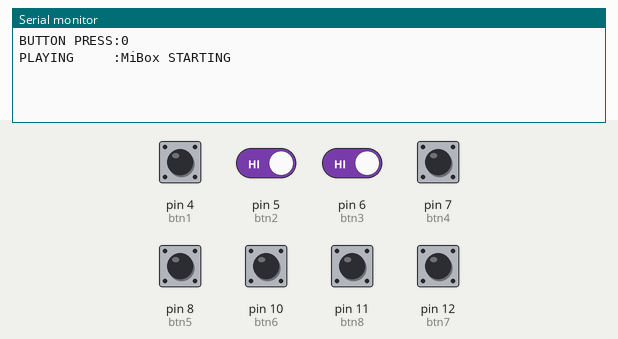
The sketch below on a simulated Arduino Uno, built with avr-gcc and run on an emulated ATmega328P. On the bench: the last lines printed to the serial monitor. Inputs (shaded band) come from the test bench; at power-on: pin 4 (btn1), pin 5 (btn2), pin 6 (btn3), pin 7 (btn4), pin 8 (btn5), pin 10 (btn6), pin 11 (btn8), pin 12 (btn7) HIGH. The audio player accepts every command and is not drawn.

Above: at 4.2 s.
4.3 s: pin 4 (btn1) pulled LOW for 0.15 s
At 5.3 s:
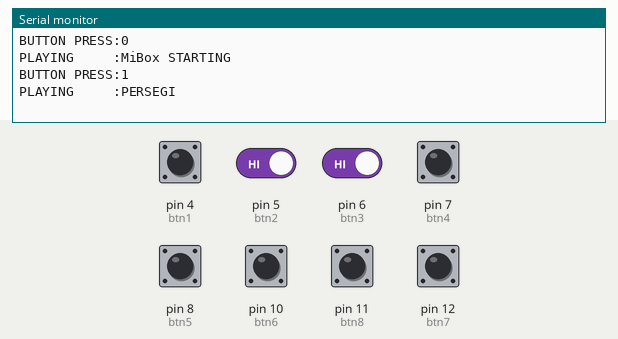
5.9 s: pin 4 (btn1) driven LOW and pin 5 (btn2) driven LOW
At 8.5 s:
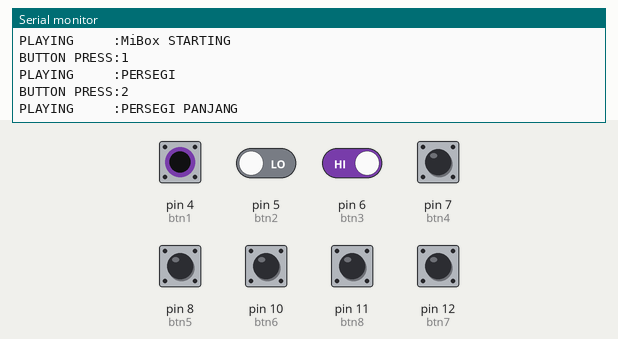
8.8 s: pin 5 (btn2) driven HIGH and pin 6 (btn3) driven LOW
At 10.9 s:
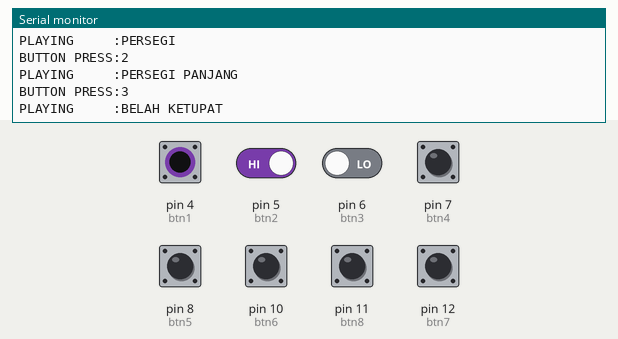
Timing chart, 0 to 12.4 s (numbered marks = the images above; inputs shaded):
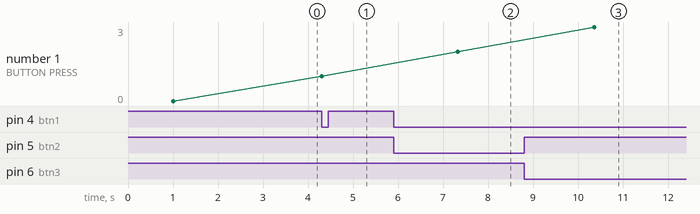

The sketch:

miboxv2.ino
```cpp
/*
  Firmansyah Wahyu @2023
  CODE: https://github.com/bywahjoe/mibox
*/
#include <SoftwareSerial.h>
#include "Arduino.h"
#include "DFRobotDFPlayerMini.h"
#include "pinku.h"

DFRobotDFPlayerMini mp3;
SoftwareSerial mySerial(myRX, myTX);

#define button1 digitalRead(btn1)
#define button2 digitalRead(btn2)
#define button3 digitalRead(btn3)
#define button4 digitalRead(btn4)
#define button5 digitalRead(btn5)
#define button6 digitalRead(btn6)
#define button7 digitalRead(btn7)
#define button8 digitalRead(btn8)

String view[9] = {
  "MiBox STARTING",     //9
  "PERSEGI",            //1
  "PERSEGI PANJANG",    //2
  "BELAH KETUPAT",      //3
  "LAYANG LAYANG",      //4
  "SEGITIGA SAMA SISI", //5
  "TRAPESIUM SAMA KAKI",//6
  "JAJAR GENJANG",      //7
  "LINGKARAN"           //8
  };

//Setting
int setDelay = 3000;
int setVolume = 30; //0-30

void setup() {
  // put your setup code here, to run once:
  Serial.begin(9600);
  mySerial.begin(9600);
  mp3.begin(mySerial,true,true);
  mp3.volume(setVolume);

  delay(500);
  play(0);

  pinMode(btn1, INPUT_PULLUP);
  pinMode(btn2, INPUT_PULLUP);
  pinMode(btn3, INPUT_PULLUP);
  pinMode(btn4, INPUT_PULLUP);
  pinMode(btn5, INPUT_PULLUP);
  pinMode(btn6, INPUT_PULLUP);
  pinMode(btn7, INPUT_PULLUP);
  pinMode(btn8, INPUT_PULLUP);

  delay(2000);
//  while(1);
}

void loop() {
  // put your main code here, to run repeatedly:

  //-->Debug
  //Serial.print("DEBUG:");
  //Serial.print(!button1);Serial.print(!button2);Serial.print(!button3);Serial.print(!button4);
  //Serial.print(!button5);Serial.print(!button6);Serial.print(!button7);Serial.println(!button8);

  if (!button1) {
    play(1);
    delay(setDelay);
  }
  if (!button2) {
    play(2);
    delay(setDelay);
  }
  if (!button3) {
    play(3);
    delay(setDelay);
  }
  if (!button4) {
    play(4);
    delay(setDelay);
  }
  if (!button5) {
    play(5);
    delay(setDelay);
  }
  if (!button6) {
    play(6);
    delay(setDelay);
  }
  if (!button7) {
    play(7);
    delay(setDelay);
  }
  if (!button8) {
    play(8);
    delay(setDelay);
  }
}
void play(int number) {
  mp3.stop();

  Serial.print("BUTTON PRESS:"); Serial.println(number);
  Serial.print("PLAYING     :"); Serial.println(view[number]);
  if(number==0){
    //Play Starting
    mp3.play(9);
    }
  else{
    //Play Music
    mp3.play(number);
    }
}
```

pinku.h
```cpp
//Button
#define btn1 4
#define btn2 5
#define btn3 6
#define btn4 7
#define btn5 8
#define btn6 10
#define btn7 12
#define btn8 11

//MP3
#define myRX 2
#define myTX 3
```

Measured:
- after the input at 4.3 s, the serial monitor: prints a new line at once (image 1)
- after the input at 5.9 s, the serial monitor: prints a new line after 1.4 s (image 2)
- after the input at 8.8 s, the serial monitor: prints a new line after 1.6 s (image 3)
- plotted number 1: 0 → 1 after the input at 4.3 s, 1 → 2 after the input at 5.9 s, 2 → 3 after the input at 8.8 s
